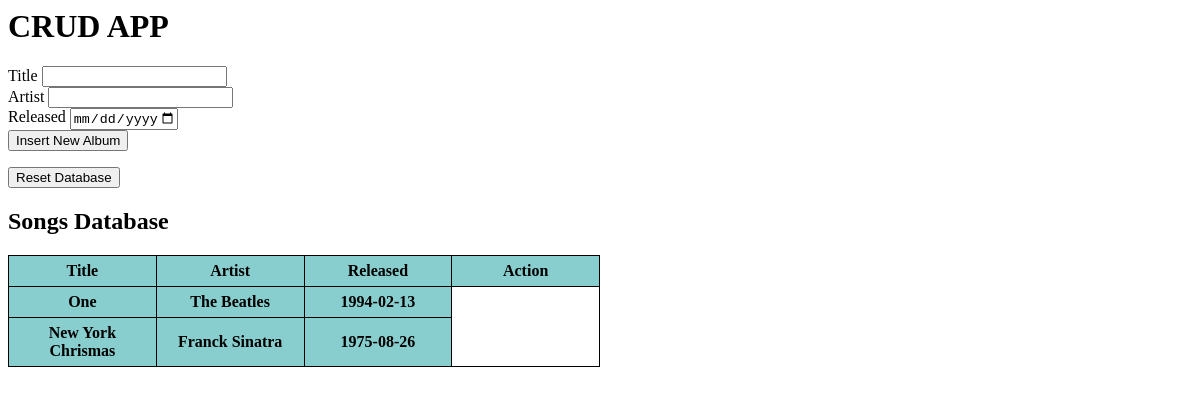
Before: / with the older database file.
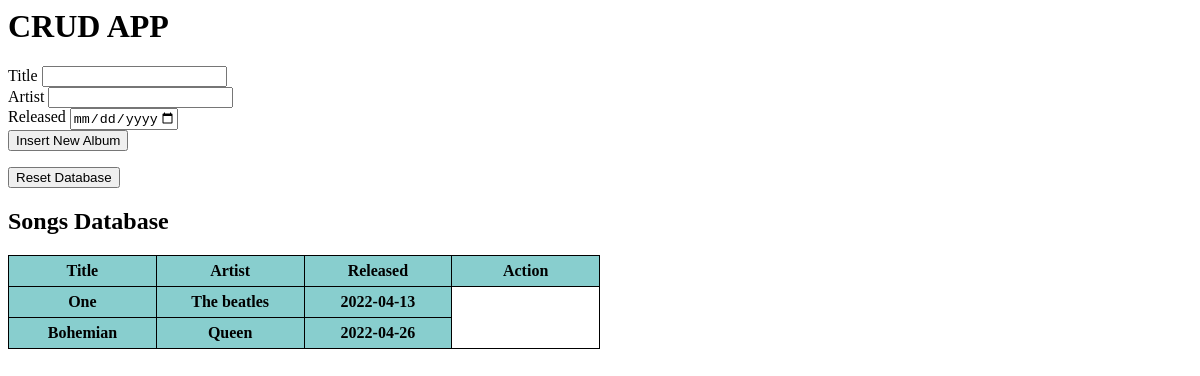
After: the same page with the newer database file.
### models.py (models this page shows, shortened)
class Albums(DB.Model):
    id = DB.Column(DB.Integer, primary_key = True, autoincrement=True)
    title = DB.Column(DB.String(30), nullable = False)
    artist = DB.Column(DB.String(30), nullable = False)
    released = DB.Column(DB.Date, nullable = False)

### app.py (the view)
@app.route('/')
def home():
    c = sqlite3.connect('database.db')
    cur = c.cursor()
    cur.execute("SELECT * from Albums")
    return render_template('home.html', test = cur.fetchall())

### templates/home.html (shortened to what this page needs)
<h1>CRUD APP</h1>
<form action="album_insert" method="get">
        <lable for="title">Title</lable>
        <input type="text" name="title" value="" required> <br>
        <lable for="artist">Artist</lable>
        <input type="text" name="artist" value="" required> <br>
        <label for="released">Released</label>
        <input type="date" name="released" value="" min="1900-01-01" max="2025-01-01" required> <br>
        <input type="submit" value="Insert New Album">
</form>
<form action="reset" method="get">
  <input type="submit" value="Reset Database">
</form>
<html>
<body>
<h2>Songs Database</h2>
<table style="width:50%">
  <tr>
    <th>Title</th>
    <th>Artist</th>
    <th>Released</th>
    <th>Action</th>
  </tr>
  <tr>
    {% for row in test %}
  <tr>
    <th> {{ row[1] }}</th>
    <th> {{ row[2] }}</th>
    <th> {{ row[3] }}</th>
  </tr>
    {% endfor %}
</table>
</body>
</html>

### templates/home.html (style rules this page uses)
table, th, td { border: 1px solid black; border-collapse: collapse; width: 100%; table-layout:fixed; padding: 6px; }
th { background-color: #88cece; }

Changed rows visible on the page:
removed Albums: title "New York Chrismas", artist "Franck Sinatra", released "1975-08-26"
changed Albums "One": artist "The Beatles" → "The beatles"; released "1994-02-13" → "2022-04-13"
added Albums: title "Bohemian", artist "Queen", released "2022-04-26"
